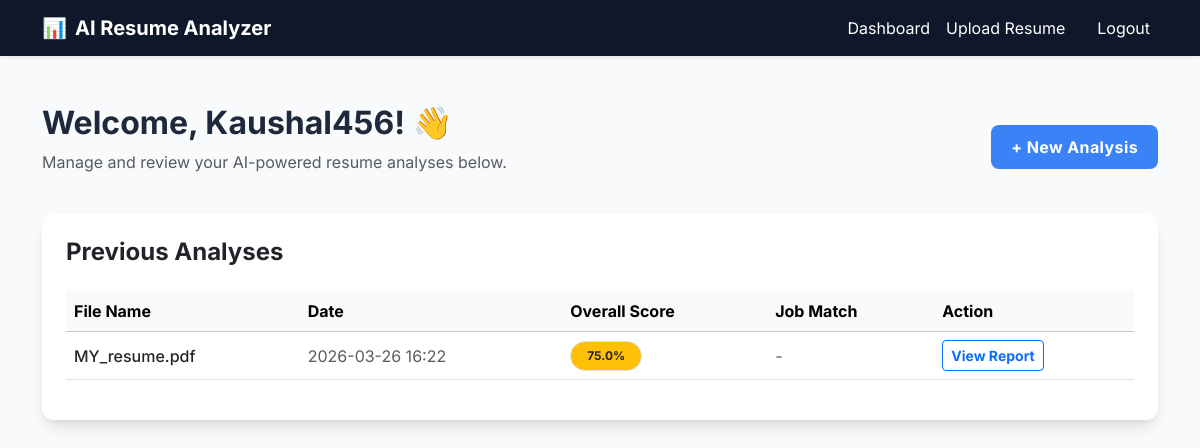
The page /dashboard (signed in) on the database its author committed.
### models.py (models this page shows)
class User(db.Model):
    id = db.Column(db.Integer, primary_key=True)
    username = db.Column(db.String(80), unique=True, nullable=False)
    email = db.Column(db.String(120), unique=True, nullable=False)
    password_hash = db.Column(db.String(128))
    role = db.Column(db.String(20), default='user') # 'user' or 'admin'
    resumes = db.relationship('Resume', backref='user', lazy=True)

class Resume(db.Model):
    id = db.Column(db.Integer, primary_key=True)
    user_id = db.Column(db.Integer, db.ForeignKey('user.id'), nullable=False)
    filename = db.Column(db.String(255), nullable=False)
    upload_date = db.Column(db.DateTime, default=datetime.utcnow)
    score = db.Column(db.Float, nullable=True) # Overall resume score (0-100)
    feedback_missing = db.Column(db.Text, nullable=True)
    feedback_weak = db.Column(db.Text, nullable=True)
    feedback_strong = db.Column(db.Text, nullable=True)
    extracted_skills = db.Column(db.Text, nullable=True) # comma separated skills
    job_match_score = db.Column(db.Float, nullable=True)

### app.py (the view)
@app.route('/dashboard')
@token_required
def dashboard(current_user, user_role):
    resumes = Resume.query.filter_by(user_id=current_user).order_by(Resume.upload_date.desc()).all()
    user = User.query.get(current_user)
    return render_template('dashboard.html', resumes=resumes, username=user.username, role=user_role)

### templates/dashboard.html (shortened to what this page needs)
{% extends 'base.html' %}
{% block content %}
<div class="row mb-4 align-items-center">
    <div class="col-md-8">
        <h2 class="fw-bold">Welcome, {{ username }}! 👋</h2>
        <p class="text-muted">Manage and review your AI-powered resume analyses below.</p>
    </div>
    <div class="col-md-4 text-end">
        <a href="{{ url_for('upload') }}" class="btn btn-primary fw-bold">+ New Analysis</a>
    </div>
</div>
<div class="row">
    <div class="col-12">
        <div class="card p-4">
            <h4 class="fw-bold mb-4">Previous Analyses</h4>
            {% if resumes %}
            <div class="table-responsive">
                <table class="table table-hover align-middle">
                    <thead class="table-light">
                        <tr>
                            <th>File Name</th>
                            <th>Date</th>
                            <th>Overall Score</th>
                            <th>Job Match</th>
                            <th>Action</th>
                        </tr>
                    </thead>
                    <tbody>
                        {% for resume in resumes %}
                        <tr>
                            <td><span class="fw-medium text-dark">{{ resume.filename }}</span></td>
                            <td class="text-muted">{{ resume.upload_date.strftime('%Y-%m-%d %H:%M') }}</td>
                            <td>
                                {% if resume.score >= 80 %}
                                <span class="badge bg-success rounded-pill px-3 py-2 border">{{ resume.score }}%</span>
                                {% elif resume.score >= 50 %}
                                <span class="badge bg-warning text-dark rounded-pill px-3 py-2 border">{{ resume.score
                                    }}%</span>
                                {% else %}
                                <span class="badge bg-danger rounded-pill px-3 py-2 border">{{ resume.score }}%</span>
                                {% endif %}
                            </td>
                            <td>
                                {% if resume.job_match_score %}
                                <span class="badge bg-info text-dark rounded-pill px-3 py-2 border">{{
                                    resume.job_match_score }}%</span>
                                {% else %}
                                <span class="text-muted">-</span>
                                {% endif %}
                            </td>
                            <td>
                                <a href="{{ url_for('analyze', resume_id=resume.id) }}"
                                    class="btn btn-sm btn-outline-primary fw-bold">View Report</a>
                            </td>
                        </tr>
                        {% endfor %}
                    </tbody>
                </table>
            </div>
            {% endif %}
        </div>
    </div>
</div>
{% endblock %}

### static/style.css (style rules this page uses)
body { font-family: 'Inter', sans-serif; background-color: #f8fafc; color: #1e293b; }
.card { border: none; border-radius: 12px; box-shadow: 0 10px 15px -3px rgba(0, 0, 0, 0.1), 0 4px 6px -2px rgba(0, 0, 0, 0.05); transition: transform 0.2s; }
.btn-primary { background-color: #3b82f6; border: none; border-radius: 8px; padding: 10px 20px; font-weight: 600; letter-spacing: 0.025em; transition: background-color 0.2s; }

### rows shown on the page
User: username "Kaushal456"
Resume: filename "MY_resume.pdf", upload_date "2026-03-26 16:22", score "75.0"
